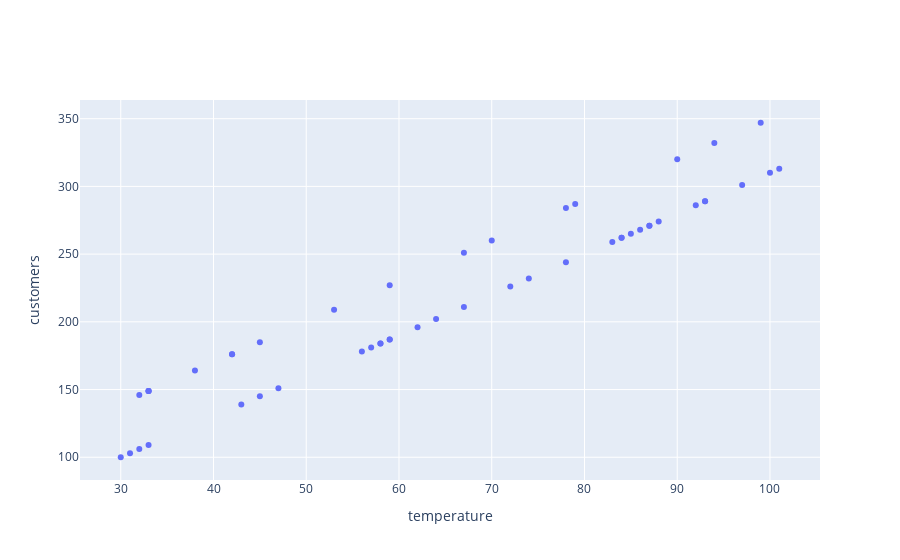

The cell this chart's notebook holds for it:
### Code cell
import plotly.graph_objects as go
trace_1 = dict(x = temps, y =  customers, mode = 'markers', name = 'data') 
layout = {'yaxis': {'title': 'customers'}, 'xaxis': {'title': 'temperature'}}
go.Figure([trace_1], layout = layout)

### Figure 1 — Plotly figure (JSON) as saved in the notebook; plotly's stock layout.template omitted (floating-point values rounded to 4 significant figures)
{"data": [{"mode": "markers", "name": "data", "type": "scatter", "x": [30, 31, 32, 32, 33, 33, 33, 33, 38, 42, 42, 43, 45, 45, 47, 53, 56, 57, 58, 58, 59, 59, 59, 62, 64, 67, 67, 70, 72, 74, 78, 78, 79, 83, 84, 84, 85, 86, 87, 87, 88, 90, 92, 93, 93, 94, 97, 99, 100, 101], "y": [100, 103, 146, 106, 109, 149, 149, 149, 164, 176, 176, 139, 145, 185, 151, 209, 178, 181, 184, 184, 187, 187, 227, 196, 202, 211, 251, 260, 226, 232, 244, 284, 287, 259, 262, 262, 265, 268, 271, 271, 274, 320, 286, 289, 289, 332, 301, 347, 310, 313]}], "layout": {"autosize": true, "xaxis": {"autorange": true, "range": [25.53, 105.5], "title": {"text": "temperature"}, "type": "linear"}, "yaxis": {"autorange": true, "range": [81.91, 365.1], "title": {"text": "customers"}, "type": "linear"}}}
